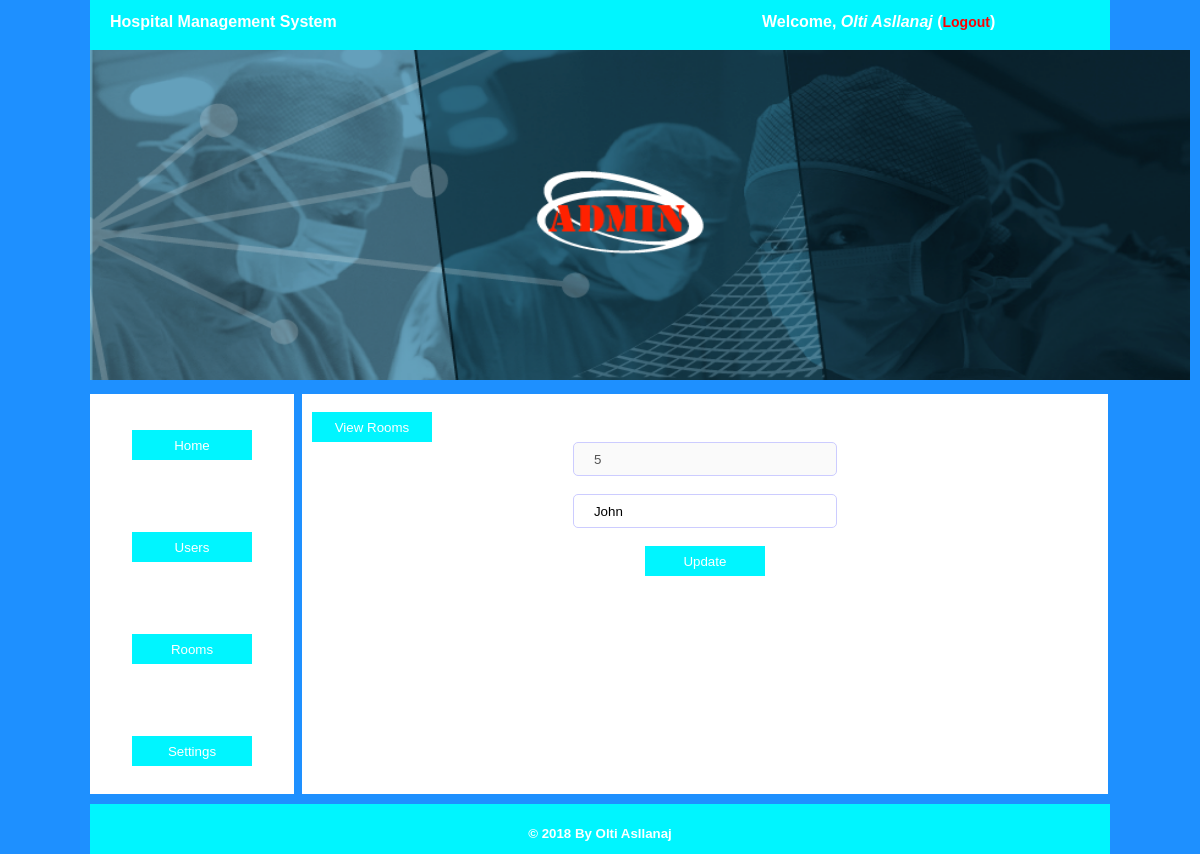
The page /admin/editroom.php?id=5 (signed in) on the database its author committed.
### tables this page shows
CREATE TABLE `users` (
  `username` varchar(50) NOT NULL,
  `password` varchar(40) NOT NULL,
  `fname` varchar(40) NOT NULL,
  `sname` varchar(40) NOT NULL,
  `type` varchar(40) NOT NULL
);

CREATE TABLE `rooms` (
  `room_no` int(11) NOT NULL,
  `room_name` varchar(100) NOT NULL,
  `patientsinroom` int(11) NOT NULL
);

### admin/editroom.php (the view, shortened to what this page needs)
<!DOCTYPE html>
<html lang="en">
<head>
	<link rel="stylesheet" type="text/css" href="../assets/style.css">
</head>
<body>
	<div class="wrapper">
	<?php
		include "includes/header.php";
	 ?>
		<div class="right"><br>
			<a href="rooms.php" style="margin-left:10px;"><button class="btnlink">View Rooms</button></a><br>
			<?php
			$id = $_GET['id'];
			?>
			<center>
				<form action="editroom.php?id=<?php echo $id; ?>" method="POST">
				<input type="text" name="number" class="form" value="<?php echo $id; ?>" required="required" disabled="disabled"><br><br>
				<?php
				require_once '../includes/connect.php';
				$sql = "SELECT * FROM `rooms` WHERE `room_no`='$id'";
				$query = mysqli_query($con,$sql);
				while ($row = mysqli_fetch_array($query)) {
					?>
					<input type="text" name="name" class="form" value="<?php echo $row['room_name']; ?>" required="required"><br><br>
					<?php
				}
				 ?>
				<input type="submit" value="Update" class="btnlink" name="btn">
			</form>
			</center>
		</div>
	</div>
</body>
</html>

### includes/users.php (shortened to what this page needs)
<?php
function admindetails()
{
	require("connect.php");
	$type = $_SESSION['type'];
	$username = $_SESSION['admin'];
	$sql = "SELECT * FROM hospital.users WHERE `username`='$username' AND `type`='$type'";
	$query = mysqli_query($con, $sql);
	while ($row =mysqli_fetch_array($query)) {
		echo "Welcome, <i>".$row['fname']." ".$row['sname']."</i> (<a href='../logout.php'>Logout</a>)";
	}
}
?>

### assets/style.css (style rules this page uses)
body { margin: 0; padding: 0; background-color: #00F5FF; font-family: Arial,Lucida Sans; }
.wrapper { min-height: 400px; max-height: auto; width: 85%; margin: 0 auto; font-family: Arial,Lucida Sans; }
.headerright a { text-decoration: none; font-size: 14px; color: red; }
.btnlink { height: 30px; width: 120px; background-color: #00F5FF; border: 0; margin: 0; color: white; cursor: pointer; }
.right { min-height: 400px; max-height: auto; width: 79%; margin-left: 8px; background-color: white; margin-top: 10px; float: left; }
.form { height: 30px; width: 240px; border: 1px solid #ccf; border-radius: 5px; padding-left: 20px; }

### admin/includes/header.php (style rules this page uses)
body { background-color: #1E90FF; }

### rows shown on the page
users: fname "Olti", sname "Asllanaj"
rooms: name "John"
